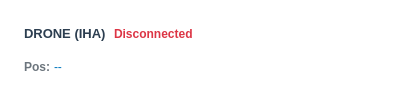
<?xml version="1.0" encoding="UTF-8"?>
<ui version="4.0">
 <class>DroneStatusWidget</class>
 <widget class="QWidget" name="DroneStatusWidget">
  <property name="geometry">
   <rect>
    <x>0</x>
    <y>0</y>
    <width>400</width>
    <height>100</height>
   </rect>
  </property>
  <property name="minimumSize">
   <size>
    <width>380</width>
    <height>80</height>
   </size>
  </property>
  <property name="windowTitle">
   <string>Drone Status</string>
  </property>
  <property name="styleSheet">
   <string notr="true">
/* DRONE STATUS CARD - LIGHT THEME */
QWidget#DroneStatusWidget {
    background-color: transparent;
}

QFrame#droneCard {
    background-color: #ffffff;
    border: none;
    border-radius: 12px;
    padding: 10px 14px;
}

QLabel {
    color: #2c3e50;
    border: none;
    background: transparent;
}

/* HEADER LABEL */
QLabel#headerLabel {
    color: #2c3e50;
    font-weight: bold;
    font-size: 13px;
}

/* CONNECTION STATUS */
QLabel#connectionStatusLabel {
    font-weight: bold;
    font-size: 12px;
    color: #dc3545;
}

/* POSITION TITLE */
QLabel#positionTitleLabel {
    font-size: 12px;
    font-weight: 500;
    color: #6c757d;
}

/* POSITION VALUE */
QLabel#positionLabel {
    font-size: 12px;
    color: #0277bd;
    font-family: 'Consolas', monospace;
}
   </string>
  </property>
  <layout class="QVBoxLayout" name="mainLayout">
   <property name="spacing">
    <number>0</number>
   </property>
   <property name="leftMargin">
    <number>0</number>
   </property>
   <property name="topMargin">
    <number>0</number>
   </property>
   <property name="rightMargin">
    <number>0</number>
   </property>
   <property name="bottomMargin">
    <number>0</number>
   </property>
   <item>
    <widget class="QFrame" name="droneCard">
     <property name="frameShape">
      <enum>QFrame::StyledPanel</enum>
     </property>
     <property name="frameShadow">
      <enum>QFrame::Raised</enum>
     </property>
     <layout class="QVBoxLayout" name="cardLayout">
      <property name="spacing">
       <number>6</number>
      </property>
      <property name="leftMargin">
       <number>10</number>
      </property>
      <property name="topMargin">
       <number>10</number>
      </property>
      <property name="rightMargin">
       <number>10</number>
      </property>
      <property name="bottomMargin">
       <number>10</number>
      </property>
      <item>
       <layout class="QHBoxLayout" name="headerRow">
        <property name="spacing">
         <number>8</number>
        </property>
        <item>
         <widget class="QLabel" name="headerLabel">
          <property name="text">
           <string>DRONE (IHA)</string>
          </property>
         </widget>
        </item>
        <item>
         <widget class="QLabel" name="connectionStatusLabel">
          <property name="text">
           <string>Disconnected</string>
          </property>
         </widget>
        </item>
        <item>
         <spacer name="headerSpacer">
          <property name="orientation">
           <enum>Qt::Horizontal</enum>
          </property>
          <property name="sizeHint" stdset="0">
           <size>
            <width>40</width>
            <height>20</height>
           </size>
          </property>
         </spacer>
        </item>
       </layout>
      </item>
      <item>
       <layout class="QHBoxLayout" name="positionRow">
        <property name="spacing">
         <number>4</number>
        </property>
        <item>
         <widget class="QLabel" name="positionTitleLabel">
          <property name="text">
           <string>Pos:</string>
          </property>
         </widget>
        </item>
        <item>
         <widget class="QLabel" name="positionLabel">
          <property name="text">
           <string>--</string>
          </property>
         </widget>
        </item>
        <item>
         <spacer name="positionSpacer">
          <property name="orientation">
           <enum>Qt::Horizontal</enum>
          </property>
          <property name="sizeHint" stdset="0">
           <size>
            <width>40</width>
            <height>20</height>
           </size>
          </property>
         </spacer>
        </item>
       </layout>
      </item>
     </layout>
    </widget>
   </item>
  </layout>
 </widget>
 <resources/>
 <connections/>
</ui>
